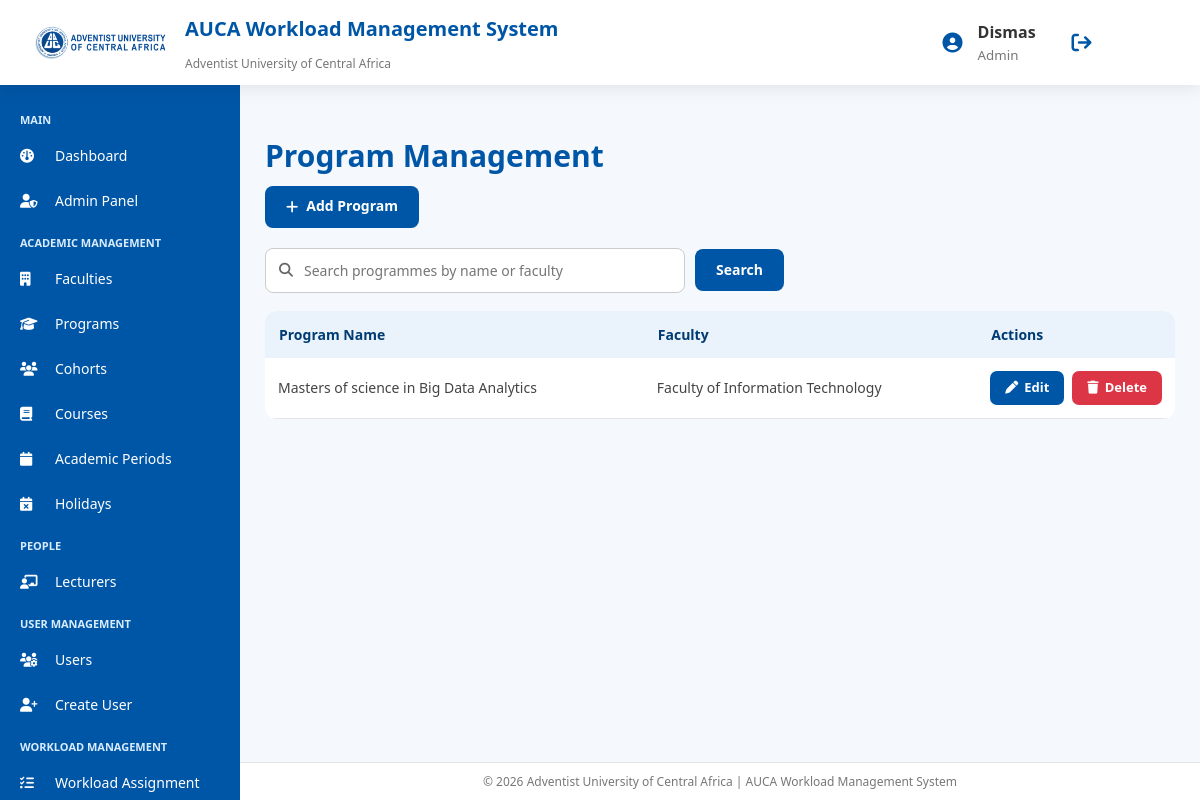
The app's page /academics/programs/ (signed in) with its own data.
### accounts/models.py (models this page shows, shortened)
class User(AbstractUser):
    ROLE_CHOICES = [
        ('admin', 'Admin'),
        ('lecturer', 'Lecturer'),
        ('representative', 'Class Representative'),
    ]
    role = models.CharField(
        max_length=20,
        choices=ROLE_CHOICES,
        default='lecturer'
    )

### academics/models.py (models this page shows, shortened)
class Program(models.Model):
    faculty = models.ForeignKey(
        Faculty,
        on_delete=models.CASCADE,
        related_name="programs"
    )
    name = models.CharField(
        max_length=200
    )
    class Meta:
        ordering = ['name']
        unique_together = [
            ('faculty', 'name')
        ]

class Faculty(models.Model):
    name = models.CharField(
        max_length=150,
        unique=True
    )
    description = models.TextField(
        blank=True,
        null=True
    )
    class Meta:
        ordering = ['name']

### academics/views.py (the view)
@login_required
@admin_required
def program_list(request):
    return searchable_list(
        request,
        Program.objects.select_related("faculty"),
        PROGRAM_SEARCH_FIELDS,
        "academics/programs.html",
        "programs",
        "Search programmes by name or faculty"
    )

### academics/views.py (called while the page is built)
def searchable_list(request, queryset, fields, template, key, placeholder):
    context = search_context(
        request,
        placeholder=placeholder
    )
    filtered = search(
        queryset,
        context["search_query"],
        fields
    )
    context.update({
        key: filtered,
        "total_count": queryset.count(),
        "result_count": filtered.count(),
    })
    return render(
        request,
        template,
        context
    )

### common/search.py (called while the page is built, shortened)
def get_query(request, param="q"):
    return (request.GET.get(param) or "").strip()

def search(queryset, query, fields):
    if not query or not fields:
        return queryset

def search_context(request, param="q", placeholder="Search..."):
    query = get_query(request, param)
    return {
        "search_query": query,
        "search_param": param,
        "search_placeholder": placeholder,
        "is_searching": bool(query),
    }

### templates/academics/programs.html (shortened to what this page needs)
{% extends 'base.html' %}
{% block content %}
<div class="dashboard-wrapper">
<h2 class="page-title">
Program Management
</h2>
<a href="{% url 'academics:program_create' %}"
class="admin-dashboard-btn">
<i class="fa-solid fa-plus"></i>
Add Program
</a>
{% include "partials/search_box.html" %}
<div class="table-scroll">
<table class="modern-table">
<tr>
<th>
Program Name
</th>
<th>
Faculty
</th>
<th>
Actions
</th>
</tr>
{% for program in programs %}
<tr>
<td>
{{ program.name }}
</td>
<td>
{{ program.faculty.name }}
</td>
<td>
<div class="table-actions">
<a href="{% url 'academics:program_update' program.id %}"
class="edit-btn">
<i class="fa-solid fa-pen"></i>
Edit
</a>
<a href="{% url 'academics:program_delete' program.id %}"
class="delete-link">
<i class="fa-solid fa-trash"></i>
Delete
</a>
</div>
</td>
</tr>
{% endfor %}
</table>
</div>
</div>
{% endblock %}

### templates/base.html (shortened to what this page needs)
{% load static %}
<!DOCTYPE html>
<html lang="en">
<head>
<link rel="stylesheet"
href="https://cdnjs.cloudflare.com/ajax/libs/font-awesome/6.5.0/css/all.min.css">
<link rel="stylesheet"
href="{% static 'css/style.css' %}">
</head>
<body>
<header class="top-header">
<div class="brand">
<img src="{% static 'images/AUCA Logo.png' %}" alt="AUCA Logo">
<div class="system-title">
<h1>AUCA Workload Management System</h1>
<p>Adventist University of Central Africa</p>
</div>
</div>
<div class="user-area">
<i class="fa-solid fa-circle-user"></i>
<div>
<strong>
{% if user.is_authenticated %}
{{ user.username }}
{% else %}
Guest
{% endif %}
</strong>
<br>
<small>
{% if user.is_authenticated %}
{{ user.role|title }}
{% else %}
System User
{% endif %}
</small>
</div>
{% if user.is_authenticated %}
<a href="{% url 'accounts:logout' %}" class="logout-btn">
<i class="fa fa-sign-out"></i>
</a>
{% endif %}
</div>
</header>
<aside class="sidebar">
<div class="menu-title">MAIN</div>
{% if user.is_superuser or user.role == "admin" %}
<a href="{% url 'admin_dashboard' %}">
<i class="fa fa-dashboard"></i>
Dashboard
</a>
<a href="{% url 'admin:index' %}">
<i class="fa fa-user-shield"></i>
Admin Panel
</a>
<div class="menu-title">ACADEMIC MANAGEMENT</div>
<a href="{% url 'academics:faculty_list' %}">
<i class="fa fa-building"></i>
Faculties
</a>
<a href="{% url 'academics:program_list' %}">
<i class="fa fa-graduation-cap"></i>
Programs
</a>
<a href="{% url 'academics:cohort_list' %}">
<i class="fa fa-users"></i>
Cohorts
</a>
<a href="{% url 'academics:course_list' %}">
<i class="fa fa-book"></i>
Courses
</a>
<a href="{% url 'academics:academic_period_list' %}">
<i class="fa fa-calendar"></i>
Academic Periods
</a>
<a href="{% url 'academics:holiday_list' %}">
<i class="fa fa-calendar-xmark"></i>
Holidays
</a>
<div class="menu-title">PEOPLE</div>
<a href="{% url 'academics:lecturer_list' %}">
<i class="fa fa-chalkboard-user"></i>
Lecturers
</a>
<div class="menu-title">USER MANAGEMENT</div>
<a href="{% url 'accounts:user_list' %}">
<i class="fa fa-users-cog"></i>
Users
</a>
<a href="{% url 'accounts:create_user' %}">
<i class="fa fa-user-plus"></i>
Create User
</a>
<div class="menu-title">WORKLOAD MANAGEMENT</div>
<a href="{% url 'workload:assignment' %}">
<i class="fa fa-list-check"></i>
Workload Assignment
</a>
{% endif %}
</aside>
<main class="content">
{% block content %}
{% endblock %}
</main>
<footer class="footer">
    © <span id="current-year"></span> Adventist University of Central Africa |
    AUCA Workload Management System
</footer>
</body>
</html>

### records on screen
User: username "Dismas", role "Admin"
Program: name "Masters of science in Big Data Analytics", faculty.name "Faculty of Information Technology"
